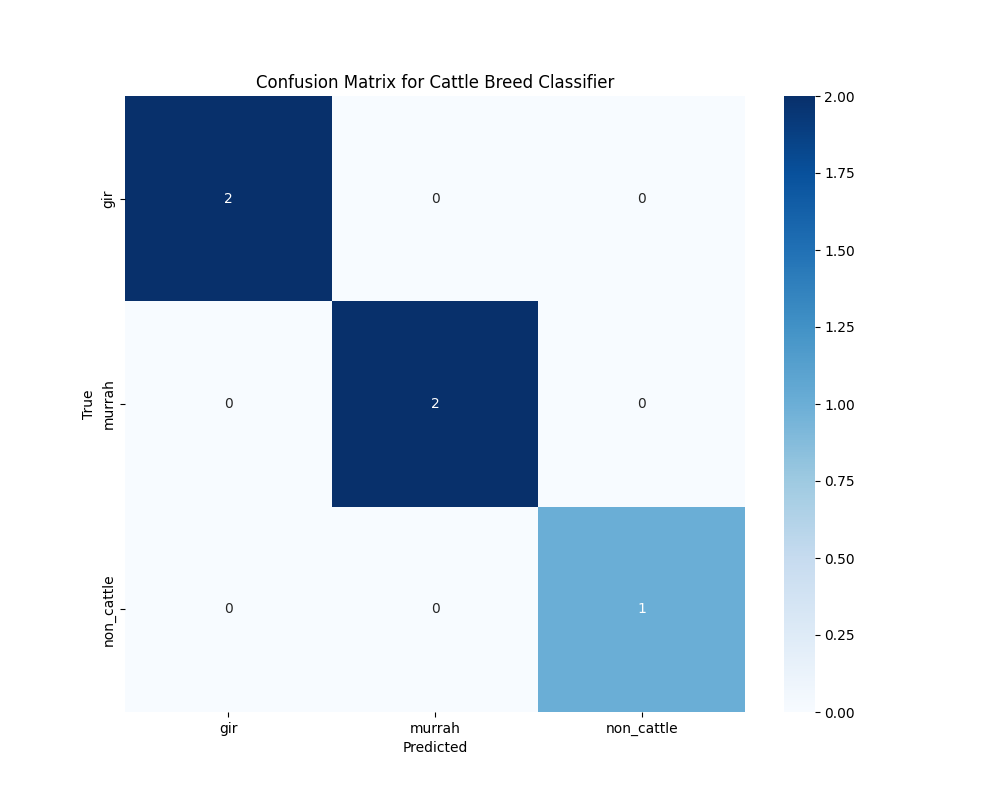

The script that saved this image:
"""
Generate a confusion matrix for the cattle breed classifier
"""

import os
import numpy as np
import matplotlib.pyplot as plt
import seaborn as sns
from tensorflow import keras
from sklearn.metrics import confusion_matrix, classification_report
import pandas as pd
from predict_breed import predict_breed

def generate_confusion_matrix():
    """Generate and display confusion matrix for test images"""
    
    print("Generating confusion matrix for the cattle breed classifier...")
    
    # Test directory
    test_dir = 'data/test'
    if not os.path.exists(test_dir):
        print(f"Test directory '{test_dir}' not found.")
        return
    
    # Get all image files from test directory
    image_files = [f for f in os.listdir(test_dir) 
                  if os.path.isfile(os.path.join(test_dir, f)) and 
                  f.lower().endswith(('.png', '.jpg', '.jpeg'))]
    
    if not image_files:
        print("No test images found.")
        return
    
    # Lists to store true labels and predictions
    y_true = []
    y_pred = []
    confidences = []
    is_valid_cattle_list = []
    filenames = []
    
    # Process each test image
    for img_file in image_files:
        img_path = os.path.join(test_dir, img_file)
        
        # Determine true label from filename
        true_label = None
        if "gir" in img_file.lower():
            true_label = "gir"
        elif "mur" in img_file.lower():
            true_label = "murrah"
        else:
            # For images like dog.jpg that aren't cattle
            true_label = "non_cattle"
        
        # Get prediction
        try:
            result = predict_breed(img_path)
            
            # Get predicted breed
            if "Prediction 1" in result:
                pred_breed = result["Prediction 1"]["breed"]
                confidence = result["Prediction 1"]["confidence"]
            else:
                pred_breed = "unknown"
                confidence = 0.0
            
            # Check if it's valid cattle
            is_valid_cattle = result.get('valid_cattle', True)
            
            # If not valid cattle, mark as non_cattle
            if not is_valid_cattle:
                pred_breed = "non_cattle"
            
            # Store results
            y_true.append(true_label)
            y_pred.append(pred_breed)
            confidences.append(confidence)
            is_valid_cattle_list.append(is_valid_cattle)
            filenames.append(img_file)
            
        except Exception as e:
            print(f"Error processing {img_file}: {e}")
    
    # Generate detailed results table
    results_df = pd.DataFrame({
        'Filename': filenames,
        'True Label': y_true,
        'Predicted': y_pred,
        'Confidence': confidences,
        'Is Valid Cattle': is_valid_cattle_list
    })
    
    print("\nDetailed Results:")
    print(results_df)
    print("\n")
    
    # Generate confusion matrix
    # Define all possible classes
    classes = ["gir", "murrah", "non_cattle"]
    
    # Ensure all classes are in y_true and y_pred
    all_classes_y_true = [label if label in classes else "non_cattle" for label in y_true]
    all_classes_y_pred = [label if label in classes else "non_cattle" for label in y_pred]
    
    # Create confusion matrix
    cm = confusion_matrix(all_classes_y_true, all_classes_y_pred, labels=classes)
    
    # Plot confusion matrix
    plt.figure(figsize=(10, 8))
    sns.heatmap(cm, annot=True, fmt="d", cmap="Blues", 
                xticklabels=classes, yticklabels=classes)
    plt.xlabel('Predicted')
    plt.ylabel('True')
    plt.title('Confusion Matrix for Cattle Breed Classifier')
    
    # Save confusion matrix
    plt.savefig('confusion_matrix.png')
    print("Confusion matrix saved as 'confusion_matrix.png'")
    
    # Display classification report
    print("\nClassification Report:")
    print(classification_report(all_classes_y_true, all_classes_y_pred, labels=classes))
    
    # Show the plot
    plt.show()
    
    # Return the confusion matrix for further analysis
    return cm, results_df

if __name__ == "__main__":
    generate_confusion_matrix()